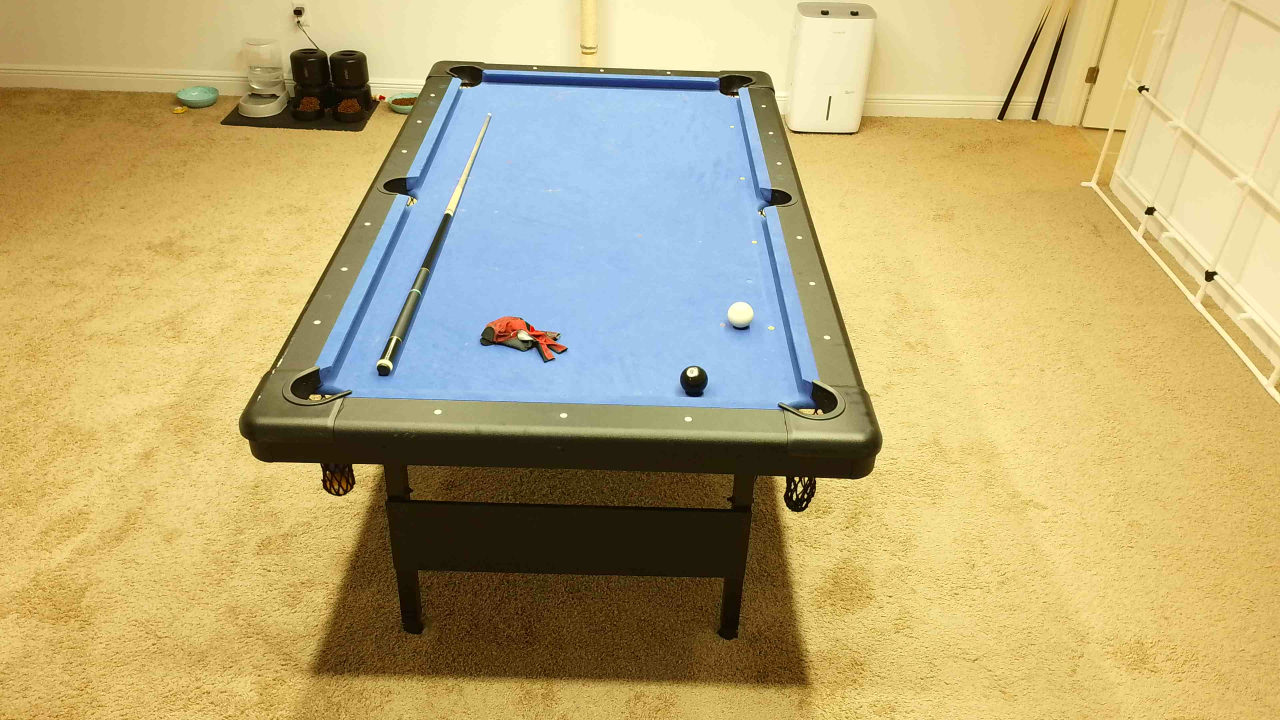
#> input picture testImage.jpg, 3840 x 2160 px (shown at 1/3 size); its folder holds only this picture in this run
$ python -i exp_colorfilter_ab.py   (imports and definitions only)
#> lines starting #> are read from the running program, lines starting #| are printed output that depends on the picture
#> further down, picture is the input picture: shape (2160, 3840, 3); mean B, G, R 118.7, 170.2, 186.7
"""A/B: does a colour/glare pre-filter improve ball identification?

Joe's ask: "implement a color filter to reduce glare and emphasize
colors". This measures CANDIDATE filters against the hand-labelled truth
(same harness as measure_class_accuracy) before anything ships: the live
ensemble runs on filtered frames and per-class accuracy is compared to
the unfiltered baseline. Gate: overall AND stripe accuracy up, dark
cluster (3/4/7/8) not down.

    python tools/exp_colorfilter_ab.py
"""
import sys
from collections import Counter
from pathlib import Path

import cv2
import numpy as np
from _lowprio import demote

# [1 line not run here, left out]

ROOT = Path(__file__).resolve().parents[1]
sys.path.insert(0, str(ROOT / "src"))

from billiards_trainer.detector_strategies import discover  # noqa: E402

STRIPES = list(range(9, 16))
DARK = [3, 4, 7, 8]


def f_none(img):
    return img


def f_sat(img):
    """Saturation boost 1.35x: 'emphasize colors'."""
    hsv = cv2.cvtColor(img, cv2.COLOR_BGR2HSV).astype(np.float32)
    hsv[:, :, 1] = np.clip(hsv[:, :, 1] * 1.35, 0, 255)
    return cv2.cvtColor(hsv.astype(np.uint8), cv2.COLOR_HSV2BGR)


def f_glare(img):
    """Specular-glare cap: compress the top of V so highlights stop
    whiting-out ball colour (the washed-out-9-ball complaint)."""
    hsv = cv2.cvtColor(img, cv2.COLOR_BGR2HSV).astype(np.float32)
    v = hsv[:, :, 2]
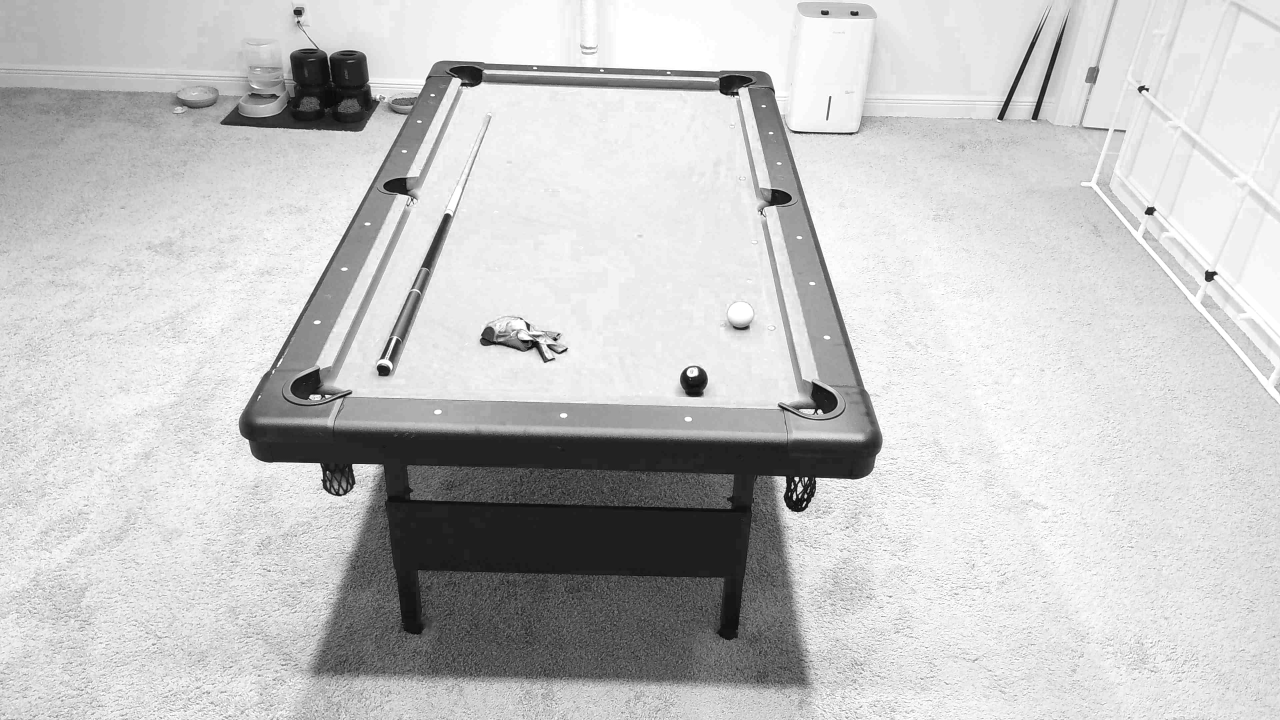
#> v: shape (2160, 3840) float32 (shown at 1/3 size); min 1, max 255, mean 197.3
    hsv[:, :, 2] = np.where(v > 210, 210 + (v - 210) * 0.35, v)
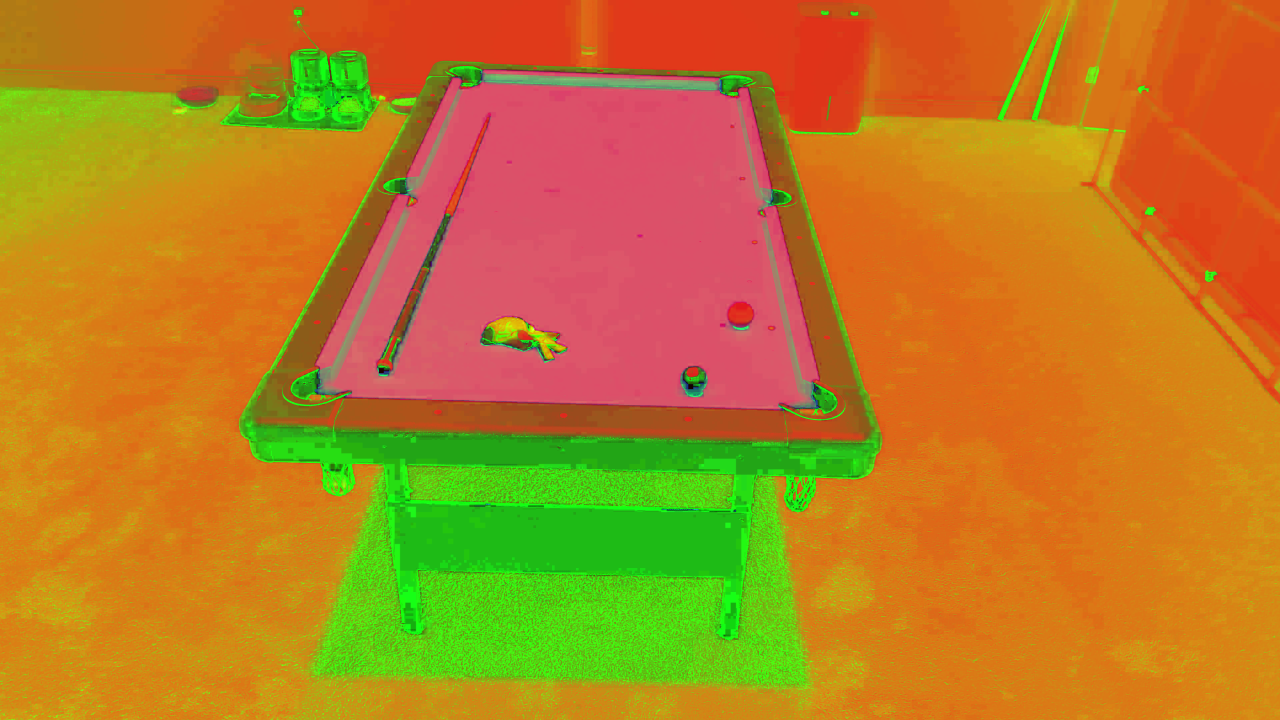
#> hsv: shape (2160, 3840, 3) float32 (shown at 1/3 size); mean B, G, R 31.9, 126.4, 189.7
    return cv2.cvtColor(hsv.astype(np.uint8), cv2.COLOR_HSV2BGR)


# [5 lines left out: function f_clahe, not called in this run]


def f_glare_sat(img):
    return f_sat(f_glare(img))
#> in f_sat, `hsv[:, :, 1] = np.clip(hsv[:, :, 1] * 1.35, 0, 255)`:
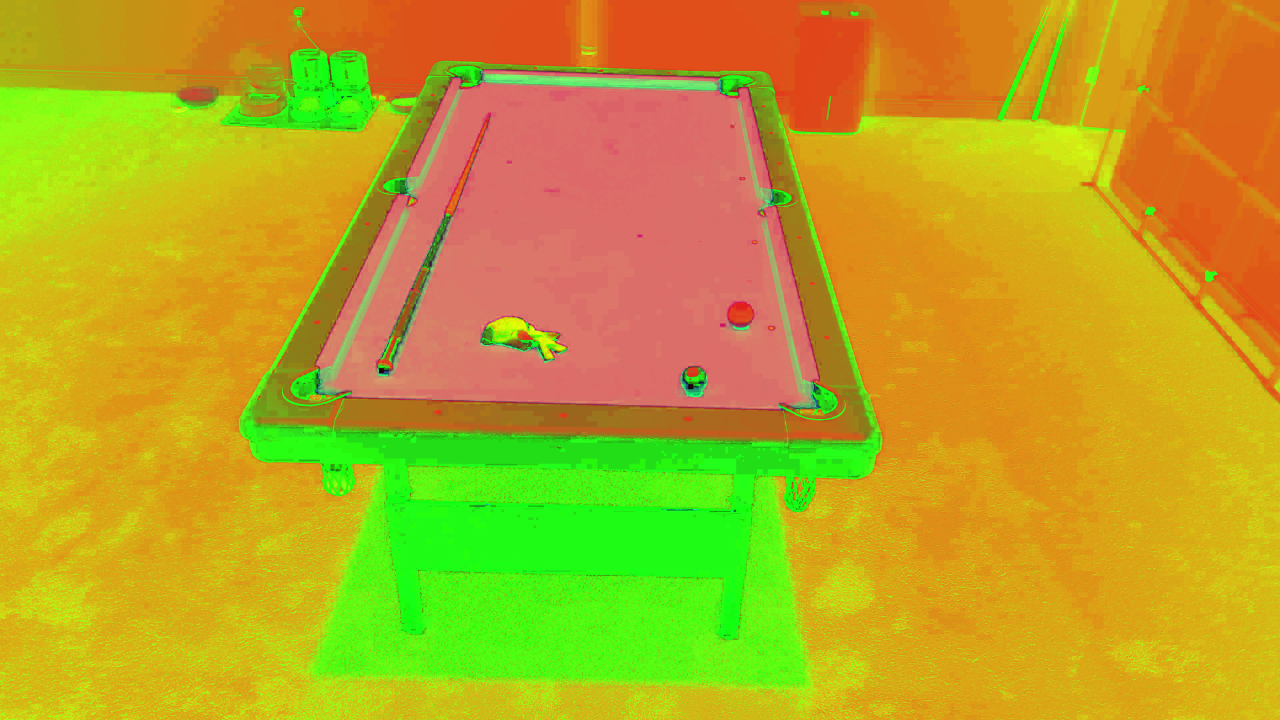
#> hsv: shape (2160, 3840, 3) float32 (shown at 1/3 size); mean B, G, R 31.9, 164.9, 189.6
#> in f_sat, `return cv2.cvtColor(hsv.astype(np.uint8), cv2.COLOR_HSV2BGR)`:
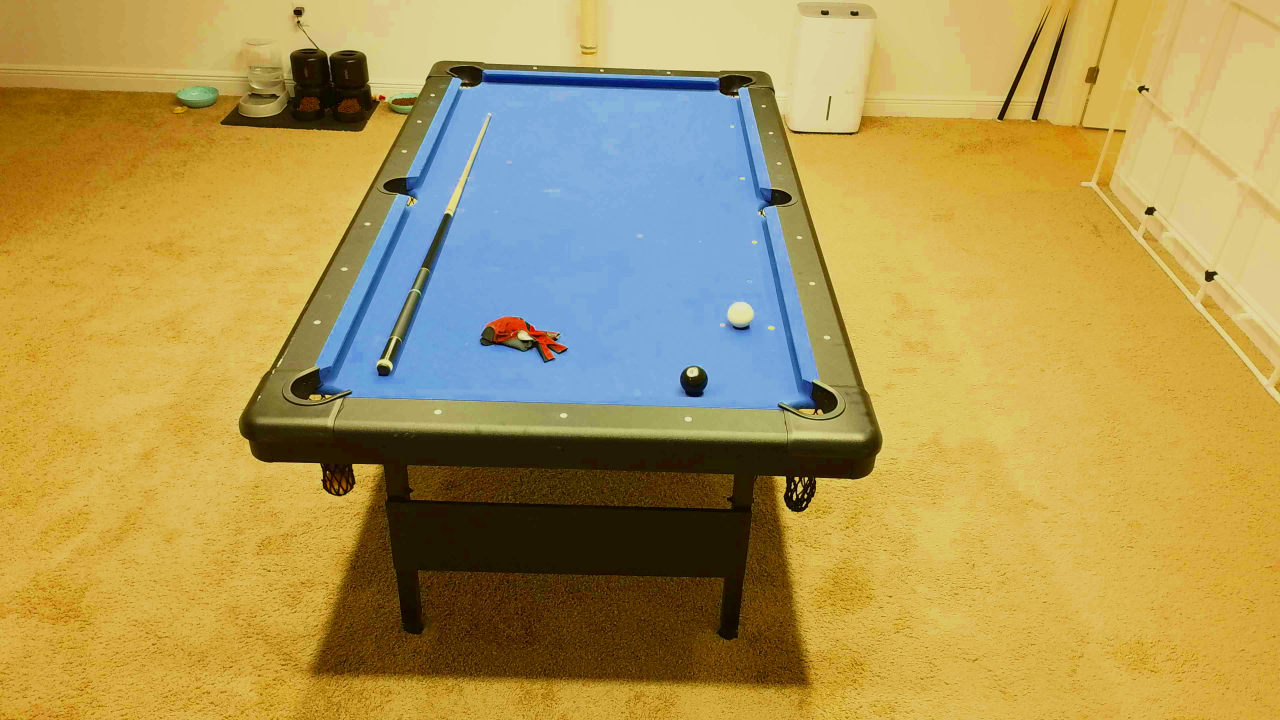
#> returned value: shape (2160, 3840, 3) (shown at 1/3 size); mean B, G, R 85.6, 151.7, 173.4


FILTERS = [("baseline", f_none), ("sat1.35", f_sat), ("glare_cap", f_glare),
           ("clahe", f_clahe), ("glare+sat", f_glare_sat)]


# [64 lines left out: functions load_labels, _make_acc, main, not called in this run]


# [2 lines not run here, left out]

>>> import cv2
>>> picture = cv2.imread('../testImage.jpg')
>>> result = f_glare_sat(picture)
